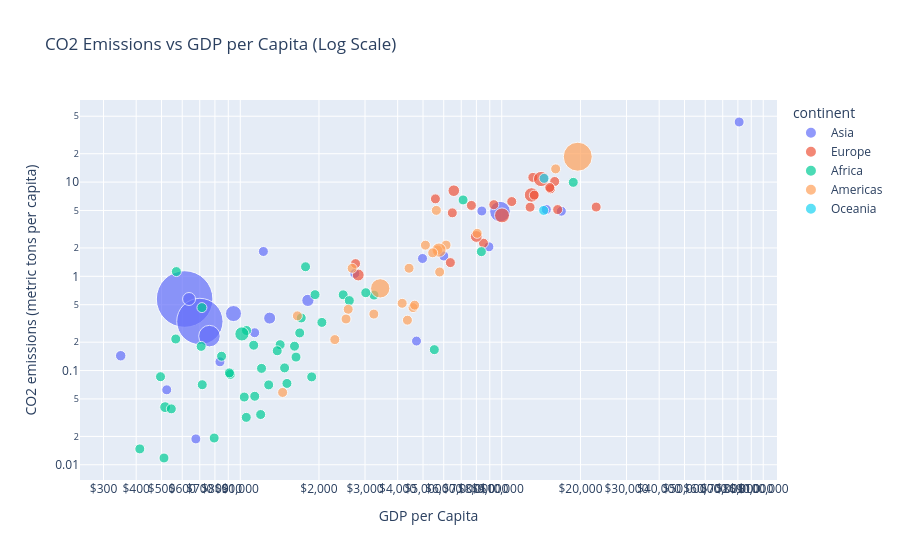

Notebook code cell kept with this figure:
### Markdown cell above
5. Using `plotly` or `bokeh`, create an interactive scatter plot comparing `'CO2 emissions (metric tons per capita)'` and `gdpPercap`, where the point size is determined by `pop` (population) and the color is determined by the `continent`.

### Code cell
fig = px.scatter(df_best_year,
                 x='gdpPercap',
                 y='CO2 emissions (metric tons per capita)',
                 size='pop',
                 size_max = 40,
                 color='continent',
                 log_x=True,
                 log_y=True,
                 hover_data=['Country Name', 'Year'],
                 title='CO2 Emissions vs GDP per Capita (Log Scale)',
                 labels={'CO2 emissions (metric tons per capita)': 'CO2 emissions (metric tons per capita)',
                         'gdpPercap': 'GDP per Capita'})
fig.update_traces(marker=dict(sizemode='area', sizemin=5))
fig.update_xaxes(tickformat="$,.0f")
fig.show()

### Figure 1 — Plotly figure (JSON) as saved in the notebook; plotly's stock layout.template omitted (floating-point values rounded to 4 significant figures)
{"data": [{"customdata": [["Afghanistan", 1967], ["Bahrain", 1967], ["Bangladesh", 1967], ["Cambodia", 1967], ["China", 1967], ["India", 1967], ["Indonesia", 1967], ["Iraq", 1967], ["Israel", 1967], ["Japan", 1967], ["Jordan", 1967], ["Kuwait", 1967], ["Lebanon", 1967], ["Malaysia", 1967], ["Mongolia", 1967], ["Myanmar", 1967], ["Nepal", 1967], ["Oman", 1967], ["Pakistan", 1967], ["Philippines", 1967], ["Saudi Arabia", 1967], ["Singapore", 1967], ["Sri Lanka", 1967], ["Thailand", 1967], ["Vietnam", 1967]], "hovertemplate": "continent=Asia<br>GDP per Capita=%{x}<br>CO2 emissions (metric tons per capita)=%{y}<br>pop=%{marker.size}<br>Country Name=%{customdata[0]}<br>Year=%{customdata[1]}<extra></extra>", "legendgroup": "Asia", "marker": {"color": "#636efa", "size": [11540000.0, 202200.0, 62820000.0, 6960000.0, 754600000.0, 506000000.0, 109300000.0, 8519000.0, 2694000.0, 100800000.0, 1255000.0, 575000.0, 2187000.0, 10150000.0, 1150000.0, 25870000.0, 11260000.0, 714800.0, 60640000.0, 35360000.0, 5618000.0, 1978000.0, 11740000.0, 34020000.0, 39460000.0], "sizemin": 5, "sizemode": "area", "sizeref": 471600.0, "symbol": "circle"}, "mode": "markers", "name": "Asia", "orientation": "v", "showlegend": true, "type": "scatter", "x": [836.2, 14800.0, 721.2, 523.4, 612.7, 700.8, 762.4, 8931.0, 8394.0, 9848.0, 2742.0, 80890.0, 6007.0, 2278.0, 1226.0, 349.0, 676.4, 4721.0, 942.4, 1814.0, 16900.0, 4977.0, 1136.0, 1295.0, 637.1], "xaxis": "x", "y": [0.1238, 5.121, NaN, 0.06244, 0.5742, 0.3318, 0.2319, 2.056, 4.933, 4.864, 1.072, 43.43, 1.642, NaN, 1.835, 0.1435, 0.01881, 0.2055, 0.4025, 0.5554, 4.909, 1.546, 0.2519, 0.3602, 0.5749], "yaxis": "y"}, {"customdata": [["Albania", 1967], ["Austria", 1967], ["Belgium", 1967], ["Bosnia and Herzegovina", 1967], ["Bulgaria", 1967], ["Croatia", 1967], ["Czech Republic", 1967], ["Denmark", 1967], ["Finland", 1967], ["France", 1967], ["Germany", 1967], ["Greece", 1967], ["Hungary", 1967], ["Iceland", 1967], ["Ireland", 1967], ["Italy", 1967], ["Montenegro", 1967], ["Netherlands", 1967], ["Norway", 1967], ["Poland", 1967], ["Portugal", 1967], ["Romania", 1967], ["Serbia", 1967], ["Slovak Republic", 1967], ["Slovenia", 1967], ["Spain", 1967], ["Sweden", 1967], ["Switzerland", 1967], ["Turkey", 1967], ["United Kingdom", 1967]], "hovertemplate": "continent=Europe<br>GDP per Capita=%{x}<br>CO2 emissions (metric tons per capita)=%{y}<br>pop=%{marker.size}<br>Country Name=%{customdata[0]}<br>Year=%{customdata[1]}<extra></extra>", "legendgroup": "Europe", "marker": {"color": "#EF553B", "size": [1984000.0, 7377000.0, 9556000.0, 3585000.0, 8310000.0, 4174000.0, 9835000.0, 4839000.0, 4606000.0, 49570000.0, 76370000.0, 8716000.0, 10220000.0, 198700.0, 2900000.0, 52670000.0, 501000.0, 12600000.0, 3786000.0, 31790000.0, 9103000.0, 19280000.0, 7971000.0, 4442000.0, 1647000.0, 32850000.0, 7868000.0, 6063000.0, 33410000.0, 54960000.0], "sizemin": 5, "sizemode": "area", "sizeref": 471600.0, "symbol": "circle"}, "mode": "markers", "name": "Europe", "orientation": "v", "showlegend": true, "type": "scatter", "x": [2760.0, 12830.0, 13150.0, 2172.0, 5577.0, 6960.0, 11400.0, 15940.0, 10920.0, 13000.0, 14750.0, 8513.0, 9327.0, 13320.0, 7656.0, 10020.0, 5908.0, 15360.0, 16360.0, 6557.0, 6362.0, 6471.0, 7992.0, 8413.0, 9405.0, 7994.0, 15260.0, 22970.0, 2826.0, 14140.0], "xaxis": "x", "y": [1.364, 5.418, 11.22, NaN, 6.638, NaN, NaN, 10.15, 6.213, 7.306, NaN, 2.249, 5.758, 7.269, 5.655, 4.431, NaN, 8.476, 5.107, 8.106, 1.398, 4.716, NaN, NaN, NaN, 2.647, 8.77, 5.435, 1.033, 10.78], "yaxis": "y"}, {"customdata": [["Algeria", 1967], ["Angola", 1967], ["Benin", 1967], ["Botswana", 1967], ["Burkina Faso", 1967], ["Burundi", 1967], ["Cameroon", 1967], ["Central African Republic", 1967], ["Chad", 1967], ["Comoros", 1967], ["Cote d'Ivoire", 1967], ["Djibouti", 1967], ["Equatorial Guinea", 1967], ["Eritrea", 1967], ["Ethiopia", 1967], ["Gabon", 1967], ["Ghana", 1967], ["Guinea", 1967], ["Guinea-Bissau", 1967], ["Kenya", 1967], ["Lesotho", 1967], ["Liberia", 1967], ["Libya", 1967], ["Madagascar", 1967], ["Malawi", 1967], ["Mali", 1967], ["Mauritania", 1967], ["Mauritius", 1967], ["Morocco", 1967], ["Mozambique", 1967], ["Namibia", 1967], ["Niger", 1967], ["Nigeria", 1967], ["Rwanda", 1967], ["Sao Tome and Principe", 1967], ["Senegal", 1967], ["Sierra Leone", 1967], ["Somalia", 1967], ["South Africa", 1967], ["Sudan", 1967], ["Swaziland", 1967], ["Tanzania", 1967], ["Togo", 1967], ["Tunisia", 1967], ["Uganda", 1967], ["Zambia", 1967], ["Zimbabwe", 1967]], "hovertemplate": "continent=Africa<br>GDP per Capita=%{x}<br>CO2 emissions (metric tons per capita)=%{y}<br>pop=%{marker.size}<br>Country Name=%{customdata[0]}<br>Year=%{customdata[1]}<extra></extra>", "legendgroup": "Africa", "marker": {"color": "#00cc96", "size": [12760000.0, 5247000.0, 2427000.0, 553500.0, 5128000.0, 3331000.0, 6336000.0, 1734000.0, 3496000.0, 217400.0, 4745000.0, 127600.0, 259900.0, 1820000.0, 27860000.0, 489000.0, 8490000.0, 3451000.0, 601300.0, 10190000.0, 996400.0, 1279000.0, 1759000.0, 6335000.0, 4147000.0, 5212000.0, 1231000.0, 789300.0, 14770000.0, 8681000.0, 706600.0, 4534000.0, 47290000.0, 3451000.0, 70790.0, 3966000.0, 2662000.0, 3429000.0, 21000000.0, 12720000.0, 420700.0, 12610000.0, 1736000.0, 4787000.0, 8900000.0, 3900000.0, 4995000.0], "sizemin": 5, "sizemode": "area", "sizeref": 471600.0, "symbol": "circle"}, "mode": "markers", "name": "Africa", "orientation": "v", "showlegend": true, "type": "scatter", "x": [3247.0, 5523.0, 1036.0, 1215.0, 794.8, 413.0, 1508.0, 1136.0, 1197.0, 1876.0, 2052.0, 3020.0, 915.6, 468.8, 516.1, 8359.0, 1126.0, 708.8, 715.6, 1057.0, 498.6, 713.6, 18770.0, 1634.0, 495.5, 545.0, 1421.0, 2475.0, 1711.0, 566.7, 3794.0, 1054.0, 1015.0, 511.0, 1385.0, 1612.0, 1206.0, 1285.0, 7114.0, 1688.0, 2613.0, 848.2, 1478.0, 1932.0, 908.9, 1777.0, 569.8], "xaxis": "x", "y": [0.6321, 0.1667, 0.05232, NaN, 0.01922, 0.01474, 0.07298, 0.05334, 0.03415, 0.08566, 0.3243, 0.6698, 0.09088, NaN, 0.04088, 1.827, 0.1857, 0.1805, 0.07074, 0.2661, NaN, 0.4657, 9.941, 0.1389, 0.08604, 0.0392, 0.1882, 0.6362, 0.3616, 0.2162, NaN, 0.03185, 0.2447, 0.0118, 0.1621, 0.1813, 0.1054, 0.07045, 6.466, 0.2508, 0.5525, 0.1419, 0.1067, 0.6389, 0.09445, 1.264, 1.123], "yaxis": "y"}, {"customdata": [["Argentina", 1967], ["Bolivia", 1967], ["Brazil", 1967], ["Canada", 1967], ["Chile", 1967], ["Colombia", 1967], ["Costa Rica", 1967], ["Cuba", 1967], ["Dominican Republic", 1967], ["Ecuador", 1967], ["El Salvador", 1967], ["Guatemala", 1967], ["Haiti", 1967], ["Honduras", 1967], ["Jamaica", 1967], ["Mexico", 1967], ["Nicaragua", 1967], ["Panama", 1967], ["Paraguay", 1967], ["Peru", 1967], ["Puerto Rico", 1967], ["Trinidad and Tobago", 1967], ["United States", 1967], ["Uruguay", 1967]], "hovertemplate": "continent=Americas<br>GDP per Capita=%{x}<br>CO2 emissions (metric tons per capita)=%{y}<br>pop=%{marker.size}<br>Country Name=%{customdata[0]}<br>Year=%{customdata[1]}<extra></extra>", "legendgroup": "Americas", "marker": {"color": "#FFA15A", "size": [22930000.0, 4041000.0, 88050000.0, 20820000.0, 8859000.0, 19760000.0, 1589000.0, 8139000.0, 4049000.0, 5432000.0, 3233000.0, 4691000.0, 4318000.0, 2501000.0, 1861000.0, 48000000.0, 1865000.0, 1405000.0, 2288000.0, 12130000.0, 2649000.0, 960200.0, 198700000.0, 2749000.0], "sizemin": 5, "sizemode": "area", "sizeref": 471600.0, "symbol": "circle"}, "mode": "markers", "name": "Americas", "orientation": "v", "showlegend": true, "type": "scatter", "x": [8053.0, 2587.0, 3430.0, 16080.0, 5107.0, 2679.0, 4162.0, 5690.0, 1654.0, 4579.0, 4359.0, 3243.0, 1452.0, 2538.0, 6125.0, 5755.0, 4643.0, 4421.0, 2299.0, 5788.0, 6929.0, 5621.0, 19530.0, 5445.0], "xaxis": "x", "y": [2.858, 0.4466, 0.745, 13.81, 2.141, 1.217, 0.5171, 1.906, 0.3805, 0.4658, 0.3425, 0.3973, 0.05857, 0.3525, 2.145, 1.9, 0.494, 1.218, 0.213, 1.112, NaN, 5.01, 18.6, 1.776], "yaxis": "y"}, {"customdata": [["Australia", 1967], ["New Zealand", 1967]], "hovertemplate": "continent=Oceania<br>GDP per Capita=%{x}<br>CO2 emissions (metric tons per capita)=%{y}<br>pop=%{marker.size}<br>Country Name=%{customdata[0]}<br>Year=%{customdata[1]}<extra></extra>", "legendgroup": "Oceania", "marker": {"color": "#19d3f3", "size": [11870000.0, 2728000.0], "sizemin": 5, "sizemode": "area", "sizeref": 471600.0, "symbol": "circle"}, "mode": "markers", "name": "Oceania", "orientation": "v", "showlegend": true, "type": "scatter", "x": [14530.0, 14460.0], "xaxis": "x", "y": [10.96, 5.008], "yaxis": "y"}], "layout": {"legend": {"itemsizing": "constant", "title": {"text": "continent"}, "tracegroupgap": 0}, "title": {"text": "CO2 Emissions vs GDP per Capita (Log Scale)"}, "xaxis": {"anchor": "y", "domain": [0, 1], "tickformat": "$,.0f", "title": {"text": "GDP per Capita"}, "type": "log"}, "yaxis": {"anchor": "x", "domain": [0, 1], "title": {"text": "CO2 emissions (metric tons per capita)"}, "type": "log"}}}
